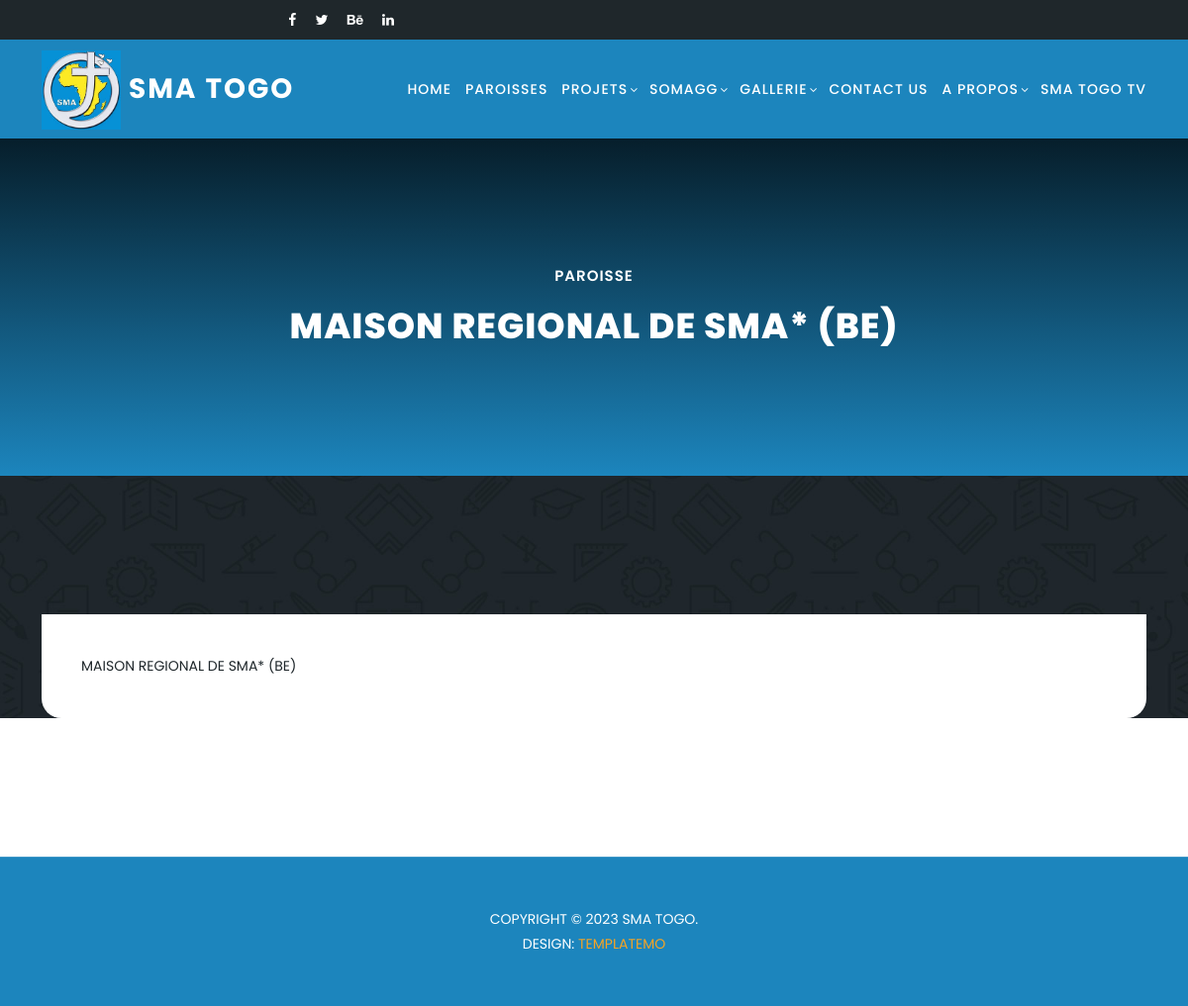
The page /paroisse/2/details/ on the database its author committed.
### web/models.py (models this page shows)
class SMAParoisse(models.Model):
    name = models.CharField(max_length=255, unique=True, verbose_name="Nom de la paroisse")
    desc = models.CharField(max_length=100, verbose_name="Petite description")
    content = RichTextUploadingField(verbose_name="Page de la paroisse")
    def __str__(self):
        return self.name

### web/views.py (the view)
# urls.py: re_path(r'^paroisse/(?P<p_id>\d+)/details/', vs.sma_paroisse_details),
def sma_paroisse_details(request, p_id):
    paroisse = get_object_or_404(SMAParoisse, id=p_id)
    return render(request, "paroisse_details.html", {"paroisse": paroisse,})

### templates/paroisse_details.html (shortened to what this page needs)
{% extends "base.html" %}
{% block content %}
  <section class="heading-page header-text" id="top">
    <div class="container">
      <div class="row">
        <div class="col-lg-12">
		  <h6>PAROISSE</h6>
          <h2>{{paroisse}}</h2>
        </div>
      </div>
    </div>
  </section>
  <section class="meetings-page" id="meetings">
    <div class="container">
      <div class="row">
        <div class="col-lg-12">
          <div class="row">
            <div class="col-lg-12">
              <div class="row">
				<div class="col-lg-12">
					<div class="meeting-single-item">
						<div class="down-content">
							{% autoescape off %} {{paroisse.content}} {% endautoescape %}
						</div>
					</div>
				</div>
              </div>
            </div>
          </div>
        </div>
      </div>
    </div>
{% endblock %}

### web/static/assets/css/templatemo-edu-meeting.css (style rules this page uses)
html, body, div, span, applet, object, iframe, h1, h2, h3, h4, h5, h6, p, blockquote, div pre, a, abbr, acronym, address, big, cite, code, del, dfn, em, font, img, ins, kbd, q, s, samp, small, strike, strong, sub, sup, tt, var, b, u, i, center, dl, dt, dd, ol, ul, li, figure, header, nav, section, article, aside, footer, figcaption { margin: 0; padding: 0; border: 0; outline: 0; }
header, nav, section, article, aside, footer, hgroup { display: block; }
* { box-sizing: border-box; }
html, body { font-family: 'Poppins', sans-serif; font-weight: 400; background-color: #fff; font-size: 16px; -ms-text-size-adjust: 100%; -webkit-font-smoothing: antialiased; -moz-osx-font-smoothing: grayscale; }
h1, h2, h3, h4, h5, h6 { margin-top: 0px; margin-bottom: 0px; }
p { font-size: 14px; line-height: 25px; color: #2a2a2a; }
html, body { background: #fff; font-family: 'Poppins', sans-serif; }
section.heading-page { background-image: url(../images/heading-bg.jpg); background-position: center center; background-repeat: no-repeat; background-size: cover; padding-top: 230px; padding-bottom: 110px; text-align: center; }
section.heading-page h6 { margin-top: 0px; font-size: 15px; text-transform: uppercase; font-weight: 600; color: #fff; letter-spacing: 1px; }
section.heading-page h2 { margin-top: 20px; margin-bottom: 20px; font-size: 36px; text-transform: uppercase; font-weight: 800; color: #fff; letter-spacing: 1px; }
section.meetings-page { background-image: url(../images/meetings-page-bg.jpg); background-position: center center; background-attachment: fixed; background-repeat: no-repeat; background-size: cover; padding-top: 140px; padding-bottom: 0px; }
.meeting-single-item .down-content { background-color: #fff; padding: 40px; border-bottom-right-radius: 20px; border-bottom-left-radius: 20px; }
.meeting-single-item .down-content p { color: #1f272b; font-size: 14px; }

### templates/paroisse_details.html (style rules this page uses)
section.heading-page { background-image: linear-gradient(rgba(0, 0, 0, 1.0), rgba(28, 133, 189, 1.0)), url('/static/assets/images/conseil_bg.png'); }

### rows shown on the page
SMAParoisse: name "MAISON REGIONAL DE SMA* (BE)", content "MAISON REGIONAL DE SMA* (BE)"
